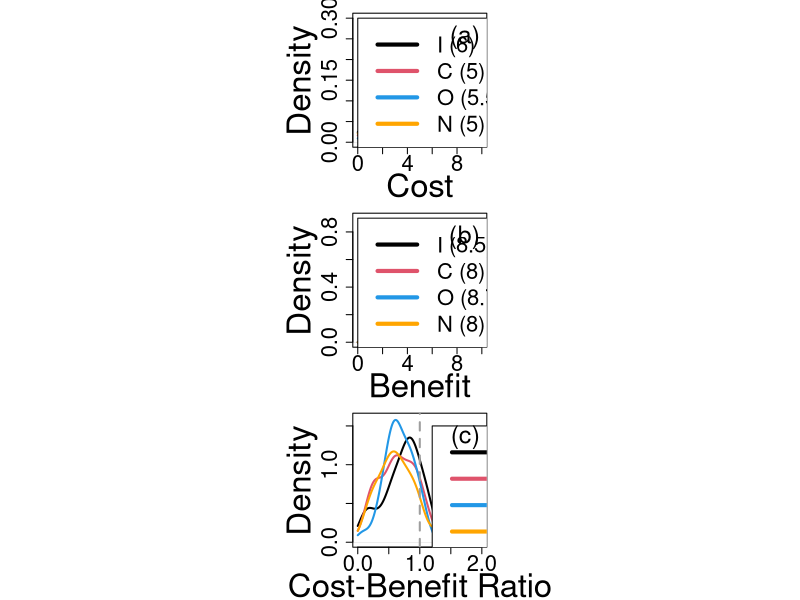
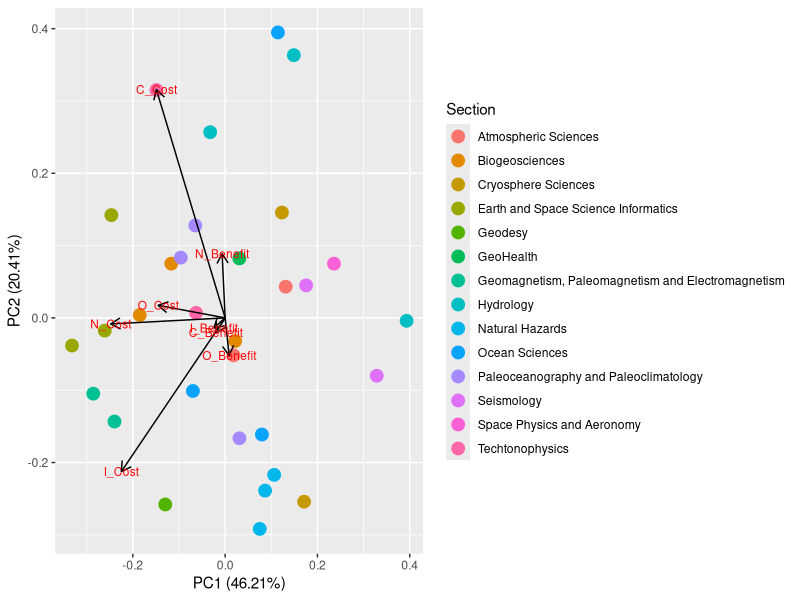

Source code (R) for these figures, in order:

dat = read.csv("ICON Cost_Benefit - Sheet1.csv",skip=1,stringsAsFactors = F)
head(dat)

# compute the cost-benefit ratios for each letter in each section

dat$I_CB_Ratio = dat$I_Cost/dat$I_Benefit
dat$C_CB_Ratio = dat$C_Cost/dat$C_Benefit
dat$O_CB_Ratio = dat$O_Cost/dat$O_Benefit
dat$N_CB_Ratio = dat$N_Cost/dat$N_Benefit

# make kernel density plots

pdf("ICON_Cost_Benefit.pdf",height=15)
par(pty="s",mfrow=c(3,1),mar=c(4,4,1,1))

plot(density(dat$I_Cost,from = 0,to = 10),type = "l",lwd=2,xlab="Cost",cex.lab=3,cex.axis=2,main="",ylim=c(0,0.3))
points(density(dat$C_Cost,from = 0,to = 10),type = "l",lwd=2,col=2)
points(density(dat$O_Cost,from = 0,to = 10),type = "l",lwd=2,col=4)
points(density(dat$N_Cost,from = 0,to = 10),type = "l",lwd=2,col="orange")
legend(0,0.3,legend = c(paste0("I (",round(median(dat$I_Cost),digits = 2),")"),
                        paste0("C (",round(median(dat$C_Cost),digits = 2),")"),
                        paste0("O (",round(median(dat$O_Cost),digits = 2),")"),
                        paste0("N (",round(median(dat$N_Cost),digits = 2),")")),
       lty = 1,col=c(1,2,4,"orange"),lwd=4,cex=2)
mtext(text = "(a) ",side = 3,line = -2.5,cex = 1.5,adj = 1)


plot(density(dat$I_Benefit,from = 0,to = 10),type = "l",lwd=2,xlab="Benefit",cex.lab=3,cex.axis=2,main="",ylim=c(0,0.9))
points(density(dat$C_Benefit,from = 0,to = 10),type = "l",lwd=2,col=2)
points(density(dat$O_Benefit,from = 0,to = 10),type = "l",lwd=2,col=4)
points(density(dat$N_Benefit,from = 0,to = 10),type = "l",lwd=2,col="orange")
legend(0,0.9,legend = c(paste0("I (",round(median(dat$I_Benefit),digits = 2),")"),
                        paste0("C (",round(median(dat$C_Benefit),digits = 2),")"),
                        paste0("O (",round(median(dat$O_Benefit),digits = 2),")"),
                        paste0("N (",round(median(dat$N_Benefit),digits = 2),")")),
       lty = 1,col=c(1,2,4,"orange"),lwd=4,cex=2)
mtext(text = "(b) ",side = 3,line = -2.5,cex = 1.5,adj = 1)

plot(density(dat$I_CB_Ratio,from = 0,to = 2),type = "l",lwd=2,xlab="Cost-Benefit Ratio",cex.lab=3,cex.axis=2,main="",ylim=c(0,1.6))
points(density(dat$C_CB_Ratio,from = 0,to = 2),type = "l",lwd=2,col=2)
points(density(dat$O_CB_Ratio,from = 0,to = 2),type = "l",lwd=2,col=4)
points(density(dat$N_CB_Ratio,from = 0,to = 2),type = "l",lwd=2,col="orange")
legend(1.2,1.5,legend = c(paste0("I (",round(median(dat$I_CB_Ratio),digits = 2),")"),
                        paste0("C (",round(median(dat$C_CB_Ratio),digits = 2),")"),
                        paste0("O (",round(median(dat$O_CB_Ratio),digits = 2),")"),
                        paste0("N (",round(median(dat$N_CB_Ratio),digits = 2),")")),
       lty = 1,col=c(1,2,4,"orange"),lwd=4,cex=2)
abline(v=1,col=8,lwd=2,lty=2)
mtext(text = "(c) ",side = 3,line = -2.5,cex = 1.5,adj = 1)


dev.off()

# do wilcox text comparing cost to benefit

costs = c(dat$I_Cost,dat$C_Cost,dat$O_Cost,dat$N_Cost)

benefits = c(dat$I_Benefit,dat$C_Benefit,dat$O_Benefit,dat$N_Benefit)

summary(costs)
# Min. 1st Qu.  Median    Mean 3rd Qu.    Max. 
# 0.750   3.750   5.375   5.434   7.250   9.250

summary(benefits)
# Min. 1st Qu.  Median    Mean 3rd Qu.    Max. 
# 3.750   7.750   8.375   8.177   9.000   9.500 

wilcox.test(x = costs,y = benefits)
# W = 2273.5, p-value < 2.2e-16

# do one sided wilcox to test if medians of the ratios are less than 1
wilcox.test(x = dat$I_CB_Ratio,alternative = "less",mu = 1)
# data:  dat$I_CB_Ratio
# V = 21, p-value = 1.79e-05
# alternative hypothesis: true location is less than 1

wilcox.test(x = dat$C_CB_Ratio,alternative = "less",mu = 1)
# data:  dat$C_CB_Ratio
# V = 14, p-value = 5.66e-06
# alternative hypothesis: true location is less than 1

wilcox.test(x = dat$O_CB_Ratio,alternative = "less",mu = 1)
# data:  dat$O_CB_Ratio
# V = 6, p-value = 1.669e-06
# alternative hypothesis: true location is less than 1

wilcox.test(x = dat$N_CB_Ratio,alternative = "less",mu = 1)
# data:  dat$N_CB_Ratio
# V = 55, p-value = 0.0001357
# alternative hypothesis: true location is less than 1

# doing PCA and associated plot
library(ggfortify)

df = dat[,-grep(pattern = "Ratio",x = colnames(dat))]
df = df[,-grep(pattern = "Team",x = colnames(df))]

pca_res <- prcomp(df[,-grep(pattern = "Section",x = colnames(df))], scale. = F)

pdf("ICON_PCA.pdf", width = 12)
autoplot(pca_res, data = df, colour = 'Section', loadings = TRUE,
         loadings.label = TRUE, loadings.label.size = 3,loadings.colour = 'black',size=4)
dev.off()
